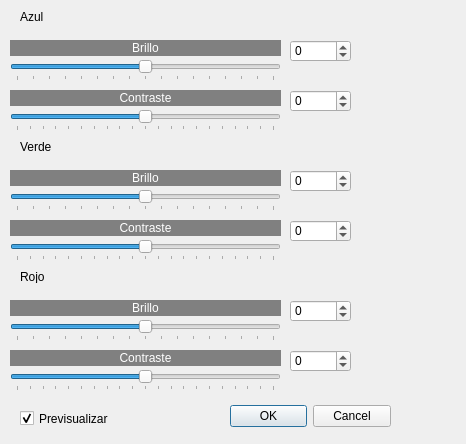
<?xml version="1.0" encoding="UTF-8"?>
<ui version="4.0">
 <class>Ajustecolor</class>
 <widget class="QDialog" name="Ajustecolor">
  <property name="geometry">
   <rect>
    <x>0</x>
    <y>0</y>
    <width>466</width>
    <height>444</height>
   </rect>
  </property>
  <property name="windowTitle">
   <string>Dialog</string>
  </property>
  <widget class="QDialogButtonBox" name="buttonBox">
   <property name="geometry">
    <rect>
     <x>230</x>
     <y>400</y>
     <width>161</width>
     <height>32</height>
    </rect>
   </property>
   <property name="orientation">
    <enum>Qt::Horizontal</enum>
   </property>
   <property name="standardButtons">
    <set>QDialogButtonBox::Cancel|QDialogButtonBox::Ok</set>
   </property>
  </widget>
  <widget class="QLabel" name="label_2">
   <property name="geometry">
    <rect>
     <x>10</x>
     <y>90</y>
     <width>271</width>
     <height>16</height>
    </rect>
   </property>
   <property name="styleSheet">
    <string notr="true">background-color: rgb(128, 128, 128);
color: rgb(255, 255, 255);</string>
   </property>
   <property name="text">
    <string>Contraste</string>
   </property>
   <property name="alignment">
    <set>Qt::AlignCenter</set>
   </property>
  </widget>
  <widget class="QSlider" name="horizontalSlider">
   <property name="geometry">
    <rect>
     <x>10</x>
     <y>60</y>
     <width>271</width>
     <height>21</height>
    </rect>
   </property>
   <property name="minimum">
    <number>-256</number>
   </property>
   <property name="maximum">
    <number>256</number>
   </property>
   <property name="pageStep">
    <number>16</number>
   </property>
   <property name="orientation">
    <enum>Qt::Horizontal</enum>
   </property>
   <property name="tickPosition">
    <enum>QSlider::TicksBelow</enum>
   </property>
   <property name="tickInterval">
    <number>32</number>
   </property>
  </widget>
  <widget class="QSlider" name="horizontalSlider_2">
   <property name="geometry">
    <rect>
     <x>10</x>
     <y>110</y>
     <width>271</width>
     <height>21</height>
    </rect>
   </property>
   <property name="minimum">
    <number>-100</number>
   </property>
   <property name="maximum">
    <number>100</number>
   </property>
   <property name="orientation">
    <enum>Qt::Horizontal</enum>
   </property>
   <property name="tickPosition">
    <enum>QSlider::TicksBelow</enum>
   </property>
   <property name="tickInterval">
    <number>10</number>
   </property>
  </widget>
  <widget class="QSpinBox" name="spinBox">
   <property name="geometry">
    <rect>
     <x>290</x>
     <y>40</y>
     <width>61</width>
     <height>22</height>
    </rect>
   </property>
   <property name="minimum">
    <number>-256</number>
   </property>
   <property name="maximum">
    <number>256</number>
   </property>
  </widget>
  <widget class="QSpinBox" name="spinBox_2">
   <property name="geometry">
    <rect>
     <x>290</x>
     <y>90</y>
     <width>61</width>
     <height>22</height>
    </rect>
   </property>
   <property name="minimum">
    <number>-100</number>
   </property>
   <property name="maximum">
    <number>100</number>
   </property>
  </widget>
  <widget class="QLabel" name="label">
   <property name="geometry">
    <rect>
     <x>10</x>
     <y>40</y>
     <width>271</width>
     <height>16</height>
    </rect>
   </property>
   <property name="styleSheet">
    <string notr="true">background-color: rgb(128, 128, 128);
color: rgb(255, 255, 255);</string>
   </property>
   <property name="text">
    <string>Brillo</string>
   </property>
   <property name="alignment">
    <set>Qt::AlignCenter</set>
   </property>
  </widget>
  <widget class="QLabel" name="label_3">
   <property name="geometry">
    <rect>
     <x>20</x>
     <y>10</y>
     <width>47</width>
     <height>13</height>
    </rect>
   </property>
   <property name="text">
    <string>Azul</string>
   </property>
  </widget>
  <widget class="QSlider" name="horizontalSlider_4">
   <property name="geometry">
    <rect>
     <x>10</x>
     <y>240</y>
     <width>271</width>
     <height>21</height>
    </rect>
   </property>
   <property name="minimum">
    <number>-100</number>
   </property>
   <property name="maximum">
    <number>100</number>
   </property>
   <property name="orientation">
    <enum>Qt::Horizontal</enum>
   </property>
   <property name="tickPosition">
    <enum>QSlider::TicksBelow</enum>
   </property>
   <property name="tickInterval">
    <number>10</number>
   </property>
  </widget>
  <widget class="QLabel" name="label_4">
   <property name="geometry">
    <rect>
     <x>10</x>
     <y>220</y>
     <width>271</width>
     <height>16</height>
    </rect>
   </property>
   <property name="styleSheet">
    <string notr="true">background-color: rgb(128, 128, 128);
color: rgb(255, 255, 255);</string>
   </property>
   <property name="text">
    <string>Contraste</string>
   </property>
   <property name="alignment">
    <set>Qt::AlignCenter</set>
   </property>
  </widget>
  <widget class="QLabel" name="label_5">
   <property name="geometry">
    <rect>
     <x>20</x>
     <y>140</y>
     <width>47</width>
     <height>13</height>
    </rect>
   </property>
   <property name="text">
    <string>Verde</string>
   </property>
  </widget>
  <widget class="QSpinBox" name="spinBox_3">
   <property name="geometry">
    <rect>
     <x>290</x>
     <y>170</y>
     <width>61</width>
     <height>22</height>
    </rect>
   </property>
   <property name="minimum">
    <number>-256</number>
   </property>
   <property name="maximum">
    <number>256</number>
   </property>
  </widget>
  <widget class="QLabel" name="label_6">
   <property name="geometry">
    <rect>
     <x>10</x>
     <y>170</y>
     <width>271</width>
     <height>16</height>
    </rect>
   </property>
   <property name="styleSheet">
    <string notr="true">background-color: rgb(128, 128, 128);
color: rgb(255, 255, 255);</string>
   </property>
   <property name="text">
    <string>Brillo</string>
   </property>
   <property name="alignment">
    <set>Qt::AlignCenter</set>
   </property>
  </widget>
  <widget class="QSlider" name="horizontalSlider_3">
   <property name="geometry">
    <rect>
     <x>10</x>
     <y>190</y>
     <width>271</width>
     <height>21</height>
    </rect>
   </property>
   <property name="minimum">
    <number>-256</number>
   </property>
   <property name="maximum">
    <number>256</number>
   </property>
   <property name="pageStep">
    <number>16</number>
   </property>
   <property name="orientation">
    <enum>Qt::Horizontal</enum>
   </property>
   <property name="tickPosition">
    <enum>QSlider::TicksBelow</enum>
   </property>
   <property name="tickInterval">
    <number>32</number>
   </property>
  </widget>
  <widget class="QSpinBox" name="spinBox_4">
   <property name="geometry">
    <rect>
     <x>290</x>
     <y>220</y>
     <width>61</width>
     <height>22</height>
    </rect>
   </property>
   <property name="minimum">
    <number>-100</number>
   </property>
   <property name="maximum">
    <number>100</number>
   </property>
  </widget>
  <widget class="QSlider" name="horizontalSlider_6">
   <property name="geometry">
    <rect>
     <x>10</x>
     <y>370</y>
     <width>271</width>
     <height>21</height>
    </rect>
   </property>
   <property name="minimum">
    <number>-100</number>
   </property>
   <property name="maximum">
    <number>100</number>
   </property>
   <property name="orientation">
    <enum>Qt::Horizontal</enum>
   </property>
   <property name="tickPosition">
    <enum>QSlider::TicksBelow</enum>
   </property>
   <property name="tickInterval">
    <number>10</number>
   </property>
  </widget>
  <widget class="QLabel" name="label_7">
   <property name="geometry">
    <rect>
     <x>10</x>
     <y>350</y>
     <width>271</width>
     <height>16</height>
    </rect>
   </property>
   <property name="styleSheet">
    <string notr="true">background-color: rgb(128, 128, 128);
color: rgb(255, 255, 255);</string>
   </property>
   <property name="text">
    <string>Contraste</string>
   </property>
   <property name="alignment">
    <set>Qt::AlignCenter</set>
   </property>
  </widget>
  <widget class="QLabel" name="label_8">
   <property name="geometry">
    <rect>
     <x>20</x>
     <y>270</y>
     <width>47</width>
     <height>13</height>
    </rect>
   </property>
   <property name="text">
    <string>Rojo</string>
   </property>
  </widget>
  <widget class="QSpinBox" name="spinBox_6">
   <property name="geometry">
    <rect>
     <x>290</x>
     <y>350</y>
     <width>61</width>
     <height>22</height>
    </rect>
   </property>
   <property name="minimum">
    <number>-100</number>
   </property>
   <property name="maximum">
    <number>100</number>
   </property>
  </widget>
  <widget class="QLabel" name="label_9">
   <property name="geometry">
    <rect>
     <x>10</x>
     <y>300</y>
     <width>271</width>
     <height>16</height>
    </rect>
   </property>
   <property name="styleSheet">
    <string notr="true">background-color: rgb(128, 128, 128);
color: rgb(255, 255, 255);</string>
   </property>
   <property name="text">
    <string>Brillo</string>
   </property>
   <property name="alignment">
    <set>Qt::AlignCenter</set>
   </property>
  </widget>
  <widget class="QSlider" name="horizontalSlider_5">
   <property name="geometry">
    <rect>
     <x>10</x>
     <y>320</y>
     <width>271</width>
     <height>21</height>
    </rect>
   </property>
   <property name="minimum">
    <number>-256</number>
   </property>
   <property name="maximum">
    <number>256</number>
   </property>
   <property name="pageStep">
    <number>16</number>
   </property>
   <property name="orientation">
    <enum>Qt::Horizontal</enum>
   </property>
   <property name="tickPosition">
    <enum>QSlider::TicksBelow</enum>
   </property>
   <property name="tickInterval">
    <number>32</number>
   </property>
  </widget>
  <widget class="QSpinBox" name="spinBox_5">
   <property name="geometry">
    <rect>
     <x>290</x>
     <y>300</y>
     <width>61</width>
     <height>22</height>
    </rect>
   </property>
   <property name="minimum">
    <number>-256</number>
   </property>
   <property name="maximum">
    <number>256</number>
   </property>
  </widget>
  <widget class="QCheckBox" name="checkBox">
   <property name="geometry">
    <rect>
     <x>20</x>
     <y>410</y>
     <width>101</width>
     <height>17</height>
    </rect>
   </property>
   <property name="text">
    <string>Previsualizar</string>
   </property>
   <property name="checked">
    <bool>true</bool>
   </property>
  </widget>
 </widget>
 <resources/>
 <connections>
  <connection>
   <sender>buttonBox</sender>
   <signal>accepted()</signal>
   <receiver>Ajustecolor</receiver>
   <slot>accept()</slot>
   <hints>
    <hint type="sourcelabel">
     <x>248</x>
     <y>254</y>
    </hint>
    <hint type="destinationlabel">
     <x>157</x>
     <y>274</y>
    </hint>
   </hints>
  </connection>
  <connection>
   <sender>buttonBox</sender>
   <signal>rejected()</signal>
   <receiver>Ajustecolor</receiver>
   <slot>reject()</slot>
   <hints>
    <hint type="sourcelabel">
     <x>316</x>
     <y>260</y>
    </hint>
    <hint type="destinationlabel">
     <x>286</x>
     <y>274</y>
    </hint>
   </hints>
  </connection>
 </connections>
</ui>
